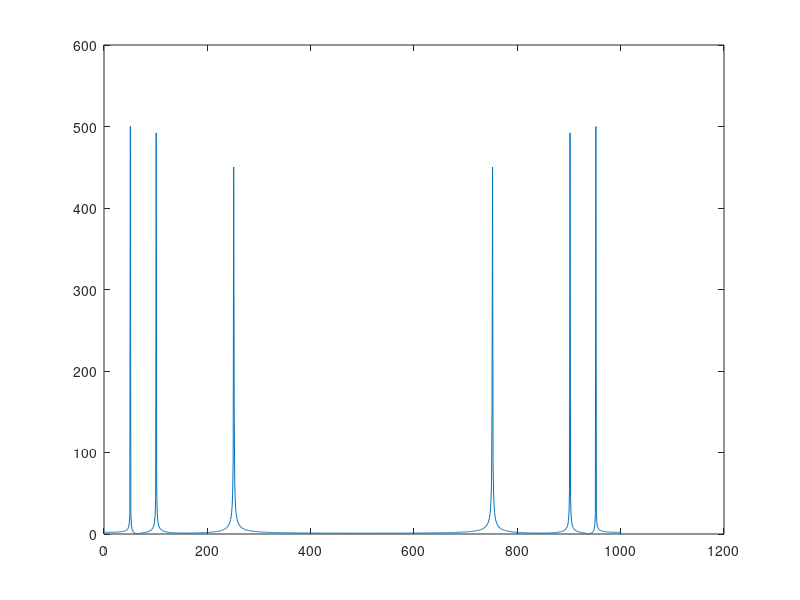

Write MATLAB code to recreate this figure.
%estw h sunarthsh tou G.1 xrisimopoieitai edw tote
fs=1000;
t=0:1/fs:1;
x=cos(100*pi*t)+cos(200*pi*t)+sin(500*pi*t);
plot(t,x);
X=fft(x);
X_mag=abs(X);
plot(X_mag);
